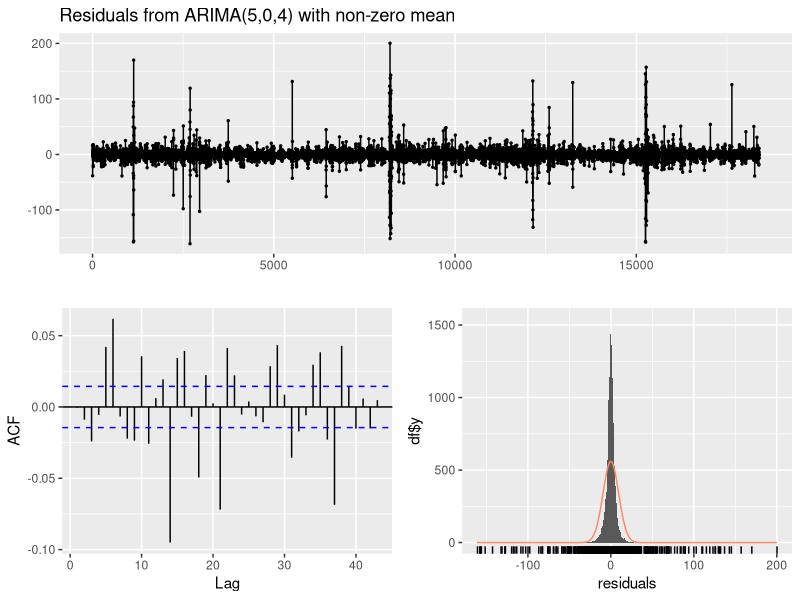

The R script that drew this image: (Note: a time limit stopped this script after it produced the figure.)
## ---- chunk 1
library(ggplot2)
library(tseries)
library(forecast)


#read file
setwd("csvData/csvOutData")
getwd()
output <- read.csv("OUTPUT_Boylan_Tidepool_1.csv")
glucose <- output[,3]
## ---- chunk 2
#check stationary
adf.test(glucose, alternative = "stationary")
## ---- chunk 3
#non-seasonal
#fit autoarima
auto_arima <- auto.arima(glucose)
auto_arima
#predict <- forecast(auto_arima, h = 1000)
#plot(predict)
## ---- chunk 4
fit <- Arima(glucose, order=c(5,0,4))
checkresiduals(fit)
## ---- chunk 5
#since there is a spike at lag 4 try seasonal = (0,1,1)
prediction_list <- c()
for (i in 0:20){
  interval <- 2*i
  fit3 <- Arima(glucose[1:(length(glucose)-200+interval)], order=c(10,1,4), seasonal=c(0,1,1))
  #checkresiduals(fit3)
  predict <- forecast(fit3, h=2)
  prediction_list <- c(prediction_list, predict$mean[1:2])
}

plot(seq(1,210, by = 5),prediction_list, pch = 17, xlab="Time(minute)", ylab = "Glucose value(mg/dL)", main = "Actual vs predicted glucose value (15 mins further) using Arima", col = "red", cex = 1, xlim = range(1:200))
lines(seq(1,210, by = 5),prediction_list, lwd = 2, col = "red")
points(seq(0,210, by = 5), glucose[(length(glucose)-200):(length(glucose)-158)], pch = 20, col = "black", cex = 1)
lines(seq(0,210, by = 5), glucose[(length(glucose)-200):(length(glucose)-158)], lwd = 2, col = "black")
legend("bottomright", legend = c("Actual", "Predicted"), col = c("black", "red"), pch = c(20, 17))

## ---- chunk 6
#residual
diff <- prediction_list - glucose[(length(glucose)-200):(length(glucose)-168)]
plot(diff, ylim = c(-10, 10), xlab = "Time", ylab = "residual", main = "residual plot of predicted glucose value", pch = 20)
abline(0,0)
